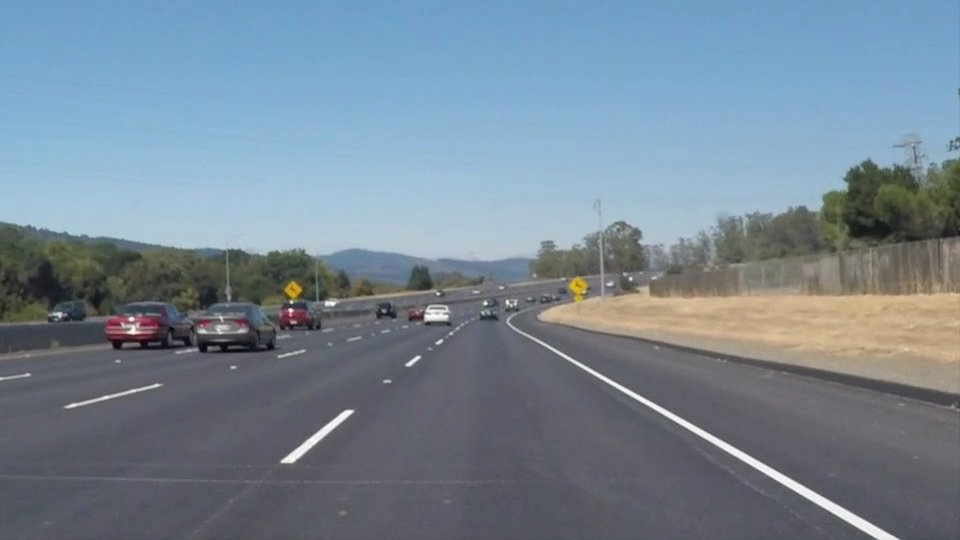
#> input picture test_images/solidWhiteCurve.jpg, 960 x 540 px, found by its file name; its folder holds only this picture in this run
$ jupyter execute --allow-errors Project1_Extrapolation.ipynb
#> lines starting #> are read from the running program, lines starting #| are printed output that depends on the picture; after the words box and inside, x2 and y2 are one past the last pixel; in counts of white or black regions, pixels touching at a corner belong together
[cell 1]
# This code uses slope based elimination method for the lines

[cell 2]
import matplotlib.pyplot as plt
import matplotlib.image as mpimg
import numpy as np
import cv2
import os
directory = 'test_images/'
os.listdir(directory)
image = mpimg.imread('test_images/solidWhiteCurve.jpg')
#> image is the input picture: shape (540, 960, 3); mean R, G, B 118.5, 134.5, 148.1
#> (the rest of this cell did not finish here and is left out)

[cell 3]
#image = cv2.imread('test_images/whiteCarLaneSwitch.jpg')
#cv2.imwrite('test_images_results/Test_gray.jpg', image)

[cell 4]
gray = cv2.cvtColor(image, cv2.COLOR_RGB2GRAY) #grayscale conversion
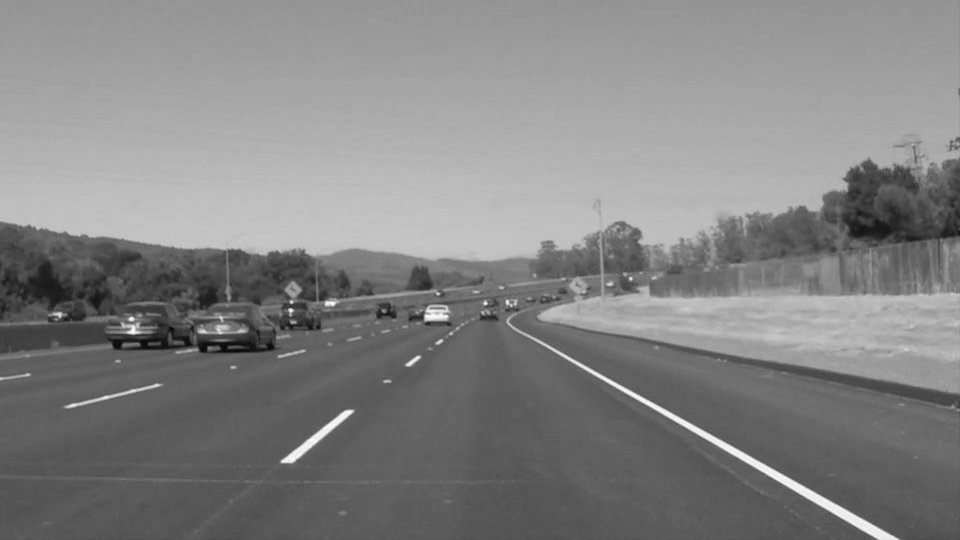
#> gray: shape (540, 960); min 5, max 255, mean 131.2
plt.imshow(gray, cmap='gray')
# Define a kernel size for Gaussian smoothing / blurring
# Note: this step is optional as cv2.Canny() applies a 5x5 Gaussian internally
kernel_size = 5
blur_gray = cv2.GaussianBlur(gray,(kernel_size, kernel_size), 0)

# Define parameters for Canny and run it
# NOTE: if you try running this code you might want to change these!
low_threshold = 50
high_threshold = 150
masked_edges = cv2.Canny(blur_gray, low_threshold, high_threshold)
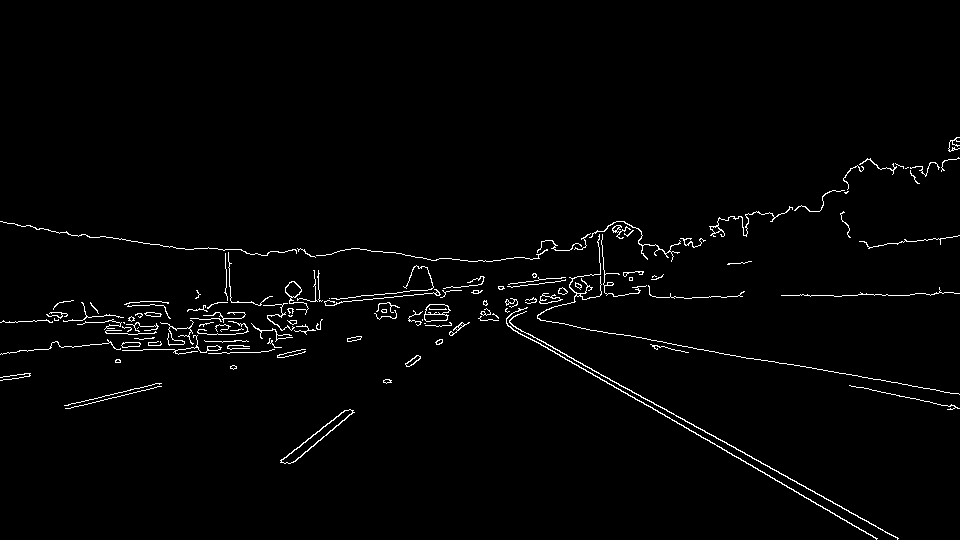
#> masked_edges: shape (540, 960); 1.7% white in thin lines or dots, all inside (x1, y1, x2, y2) = (0, 137, 960, 540)

# Next we'll create a masked edges image using cv2.fillPoly()
mask = np.zeros_like(masked_edges)
ignore_mask_color = 255

# This time we are defining a four sided polygon to mask
imshape = image.shape
#> imshape = (540, 960, 3)
vertices = np.array([[(0,imshape[0]),(490, 315), (490, 315), (imshape[1],imshape[0])]], dtype=np.int32)
cv2.fillPoly(mask, vertices, ignore_mask_color)
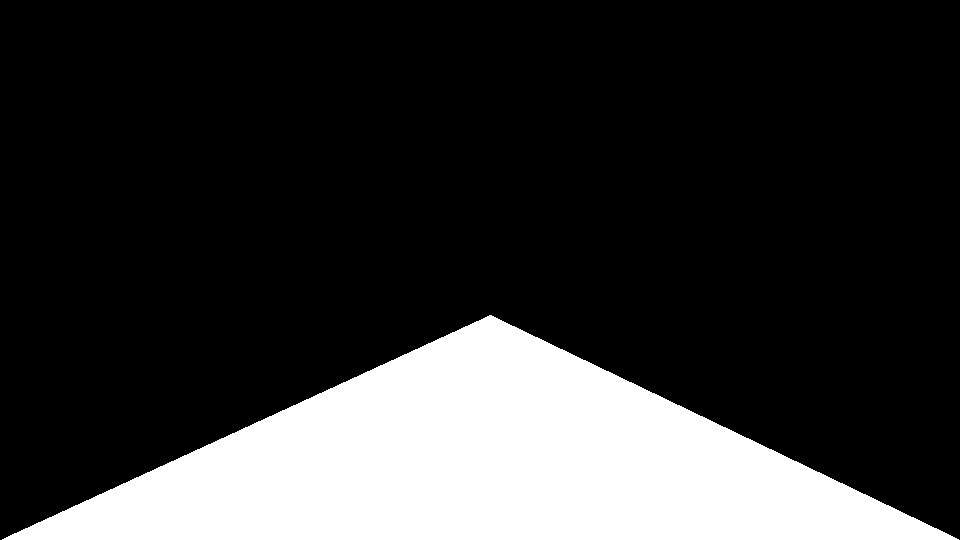
#> mask: shape (540, 960); 20.8% white; 1 white region, box (x1, y1, x2, y2) and area: (2, 315, 959, 540) 108029
masked_edges = cv2.bitwise_and(masked_edges, mask)
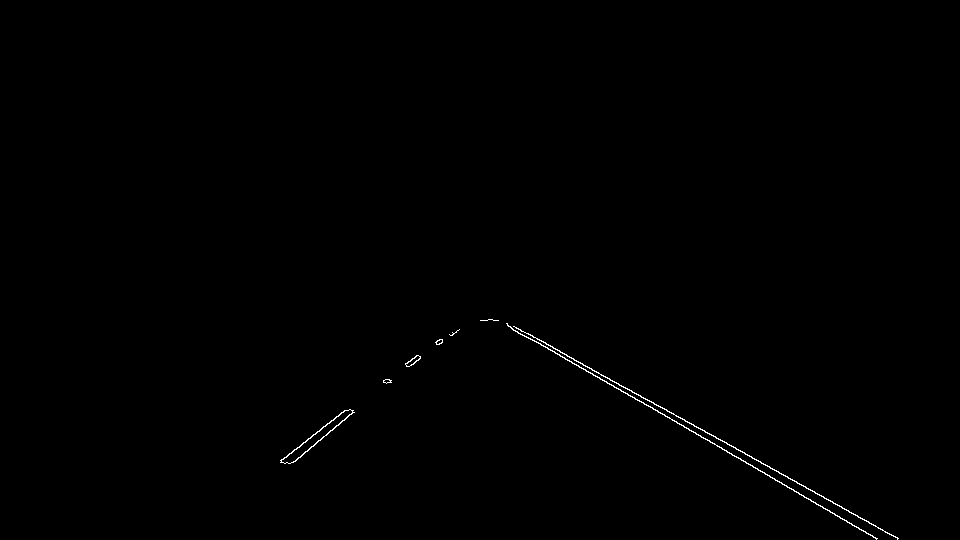
#> masked_edges: shape (540, 960); 0.3% white in thin lines or dots, all inside (x1, y1, x2, y2) = (280, 319, 899, 540)

# Display the image
plt.imshow(masked_edges, cmap='Greys_r')

[cell 5]
# Define the Hough transform parameters
# Make a blank the same size as our image to draw on
rho = 2
theta = 1*np.pi/180
threshold = 15
min_line_length = 20
max_line_gap = 25
line_image = np.copy(image)*0 #creating a blank to draw lines on
#> line_image: shape (540, 960, 3); every value is 0

# Run Hough on edge detected image
lines = cv2.HoughLinesP(masked_edges, rho, theta, threshold, np.array([]),
                            min_line_length, max_line_gap)
#> lines = 14 rows, first 6: [507, 325, 877, 538], [514, 326, 897, 538], [293, 462, 353, 412], [281, 460, 345, 410], [528, 333, 898, 538], [386, 383, 457, 330]
# Iterate over the output "lines" and draw lines on the blank
for line in lines:
    for x1,y1,x2,y2 in line:
        cv2.line(line_image,(x1,y1),(x2,y2),(0,0,0),10)
#> this loop made 14 passes
#> line on passes 1 to 12: [[507, 325, 877, 538]], [[514, 326, 897, 538]], [[293, 462, 353, 412]], [[281, 460, 345, 410]], [[528, 333, 898, 538]], [[386, 383, 457, 330]], [[538, 342, 829, 510]], [[308, 438, 344, 410]], [[405, 363, 440, 339]], [[496, 320, 524, 336]], [[383, 382, 459, 329]], [[389, 382, 454, 333]]

# Create a "color" binary image to combine with line image
color_edges = np.dstack((masked_edges, masked_edges, masked_edges))

# Draw the lines on the edge image
combo = cv2.addWeighted(color_edges, 0.8, line_image, 1, 0)
plt.imshow(combo)

[cell 6]
ResultImage = cv2.addWeighted(image, 1, line_image, 1, 0)
plt.imshow(ResultImage)
#plt.savefig('test_images_results/ResultImage.jpg')

[cell 7]
# [8 lines of commented-out code are left out]

[cell 8]
def draw_lines(img, lines, color, thickness):
#> called with lines = array of shape (14, 1, 4), thickness = 2
    for line in lines:
        for x1,y1,x2,y2 in line:
            cv2.line(line_image,(x1,y1),(x2,y2),(0,0,0),1)
    ###
    i = 0
    a = [[0] * len(lines), [0] * len(lines)]
#> a = [[0, 0, 0, 0, 0, 0, 0, 0, 0, 0, 0, 0, 0, 0], [0, 0, 0, 0, 0, 0, 0, 0, 0, 0, 0, 0, 0, 0]]
    for pltline in lines:
        for x1,y1,x2,y2 in pltline:
            plt.plot([x1, x2], [y1, y2])
            a[0][i] = ((y2-y1)/(x2-x1))
            a[1][i] = ((y2-y1)**2 + (x2-x1)**2)**(1/2)
            i = i + 1
#> this loop made 14 passes
#> after the loop, a = [[0.576, 0.554, -0.833, -0.781, 0.554, -0.746, 0.577, -0.778, -0.686, 0.571, -0.697, -0.754, -0.862, 0.576], [426.9, 437.8, 78.1, 81.22, 423, 88.6, 336, 45.61, 42.44, 32.25, 92.66, 81.4, 76.58, 38.08]]; i = 14
    ###
    aPos = [i for i in a[0] if i > 0]
#> aPos = [0.576, 0.554, 0.554, 0.577, 0.571, 0.576]
    aPosLen = [a[1][a[0].index(i)] for i in a[0] if i > 0]
#> aPosLen = [426.9, 437.8, 423, 336, 32.25, 38.08]
    aNeg = [i for i in a[0] if i <= 0]
#> aNeg = [-0.833, -0.781, -0.746, -0.778, -0.686, -0.697, -0.754, -0.862]
    aNegLen = [a[1][a[0].index(i)] for i in a[0] if i <= 0]
#> aNegLen = [78.1, 81.22, 88.6, 45.61, 42.44, 92.66, 81.4, 76.58]
    aAveAbs = sum(list(map(abs, a[0])))/len(a[0])
#> aAveAbs = 0.682
    ###
    aNegX = [i for i in aNeg if abs(abs(i)-aAveAbs)<0.2]
#> aNegX has the same summary as aNeg
    aNegLenX = [a[1][a[0].index(i)] for i in aNegX]
#> aNegLenX has the same summary as aNegLen
    AveNegRate = [(i-min(aNegLenX))/(max(aNegLenX)-min(aNegLenX)) for i in aNegLenX]
#> AveNegRate = [0.71, 0.772, 0.919, 0.0631, 0, 1, 0.776, 0.68]
    aNegXRated = [i*aNegX[AveNegRate.index(i)] for i in AveNegRate]
#> aNegXRated = [-0.592, -0.603, -0.686, -0.0491, 0, -0.697, -0.585, -0.586]
    SlopeNeg = sum(aNegXRated)/sum(AveNegRate)
#> SlopeNeg = -0.772
    #
    aPosX = [i for i in aPos if abs(abs(i)-aAveAbs)<0.2]
#> aPosX = [0.576, 0.554, 0.554, 0.577, 0.571, 0.576]
    aPosLenX = [a[1][a[0].index(i)] for i in aPosX]
#> aPosLenX = [426.9, 437.8, 423, 336, 32.25, 38.08]
    AvePosRate = [(i-min(aPosLenX))/(max(aPosLenX)-min(aPosLenX)) for i in aPosLenX]
#> AvePosRate = [0.973, 1, 0.964, 0.749, 0, 0.0144]
    aPosXRated = [i*aPosX[AvePosRate.index(i)] for i in AvePosRate]
#> aPosXRated = [0.56, 0.554, 0.534, 0.432, 0, 0.00828]
    SlopePos = sum(aPosXRated)/sum(AvePosRate)
#> SlopePos = 0.564
    ###
    NegLines = [lines[a[0].index(i)] for i in aNegX]
#> NegLines = [[[293, 462, 353, 412]], [[281, 460, 345, 410]], [[386, 383, 457, 330]], [[308, 438, 344, 410]], [[405, 363, 440, 339]], [[383, 382, 459, 329]], [[389, 382, 454, 333]], [[295, 460, 353, 410]]]
    i = 0
    xyNeg = [[0] * len(NegLines), [0] * len(NegLines), [0] * len(NegLines), [0] * len(NegLines)]
#> xyNeg = [[0, 0, 0, 0, 0, 0, 0, 0], [0, 0, 0, 0, 0, 0, 0, 0], [0, 0, 0, 0, 0, 0, 0, 0], [0, 0, 0, 0, 0, 0, 0, 0]]
    for pltline in NegLines:
        for x1,y1,x2,y2 in pltline:
            xyNeg[0][i] = x1
            xyNeg[1][i] = x2
            xyNeg[2][i] = y1
            xyNeg[3][i] = y2
            i = i + 1
#> this loop made 8 passes
#> after the loop, i = 8; xyNeg = [[293, 281, 386, 308, 405, 383, 389, 295], [353, 345, 457, 344, 440, 459, 454, 353], [462, 460, 383, 438, 363, 382, 382, 460], [412, 410, 330, 410, 339, 329, 333, 410]]
    x1Neg = sum(xyNeg[0])/len(xyNeg[0])
#> x1Neg = 342.5
    x2Neg = sum(xyNeg[1])/len(xyNeg[0])
#> x2Neg = 400.6
    y1Neg = sum(xyNeg[2])/len(xyNeg[0])
#> y1Neg = 416.2
    y2Neg = sum(xyNeg[3])/len(xyNeg[0])
#> y2Neg = 371.6
    #plt.plot([x1Neg, x2Neg],[y1Neg, y2Neg])
    #
    PosLines = [lines[a[0].index(i)] for i in aPosX]
#> PosLines = [[[507, 325, 877, 538]], [[514, 326, 897, 538]], [[528, 333, 898, 538]], [[538, 342, 829, 510]], [[496, 320, 524, 336]], [[508, 326, 541, 345]]]
    i = 0
    xyPos = [[0] * len(PosLines), [0] * len(PosLines), [0] * len(PosLines), [0] * len(PosLines)]
#> xyPos = [[0, 0, 0, 0, 0, 0], [0, 0, 0, 0, 0, 0], [0, 0, 0, 0, 0, 0], [0, 0, 0, 0, 0, 0]]
    for pltline in PosLines:
        for x1,y1,x2,y2 in pltline:
            xyPos[0][i] = x1
            xyPos[1][i] = x2
            xyPos[2][i] = y1
            xyPos[3][i] = y2
            i = i + 1
#> this loop made 6 passes
#> after the loop, i = 6; xyPos = [[507, 514, 528, 538, 496, 508], [877, 897, 898, 829, 524, 541], [325, 326, 333, 342, 320, 326], [538, 538, 538, 510, 336, 345]]
    x1Pos = sum(xyPos[0])/len(xyPos[0])
#> x1Pos = 515.2
    x2Pos = sum(xyPos[1])/len(xyPos[0])
#> x2Pos = 761
    y1Pos = sum(xyPos[2])/len(xyPos[0])
#> y1Pos = 328.7
    y2Pos = sum(xyPos[3])/len(xyPos[0])
#> y2Pos = 467.5
    #plt.plot([x1Pos, x2Pos],[y1Pos, y2Pos])
    ###
    yMax = image.shape[0]
#> yMax = 540
    XStartNeg = int(((yMax-y1Neg)/SlopeNeg)+x1Neg)
#> XStartNeg = 182
    XStartPos = int(((yMax-y1Pos)/SlopePos)+x1Pos)
#> XStartPos = 889
    inpsNeg = list(range(XStartNeg, max(xyNeg[1])))
#> inpsNeg = 277 values from 182 to 458
    youtNeg = [SlopeNeg*(i-x1Neg) + y1Neg for i in inpsNeg]
#> youtNeg = 277 values, max 540.2 at index 0, min 327.1 at index 276, mean 433.6
    inpsPos= list(range(min(xyPos[0]), XStartPos))
#> inpsPos = 393 values from 496 to 888
    youtPos = [SlopePos*(i-x1Pos) + y1Pos for i in inpsPos]
#> youtPos = 393 values from 317.8 to 539.1
    ###
    line_imagex = np.copy(image)*0
    LinesNewx = [min(inpsNeg),max(inpsNeg),max(youtNeg),min(youtNeg)]
#> LinesNewx = [182, 458, 540.2, 327.1]
    LinesNewx = [int(i) for i in LinesNewx]
#> LinesNewx = [182, 458, 540, 327]
    cv2.line(line_imagex,(LinesNewx[0],LinesNewx[2]),(LinesNewx[1],LinesNewx[3]),color,thickness)
    LinesNewx = [min(inpsPos),max(inpsPos),min(youtPos),max(youtPos)]
#> LinesNewx = [496, 888, 317.8, 539.1]
    LinesNewx = [int(i) for i in LinesNewx]
#> LinesNewx = [496, 888, 317, 539]
    cv2.line(line_imagex,(LinesNewx[0],LinesNewx[2]),(LinesNewx[1],LinesNewx[3]),color,thickness)
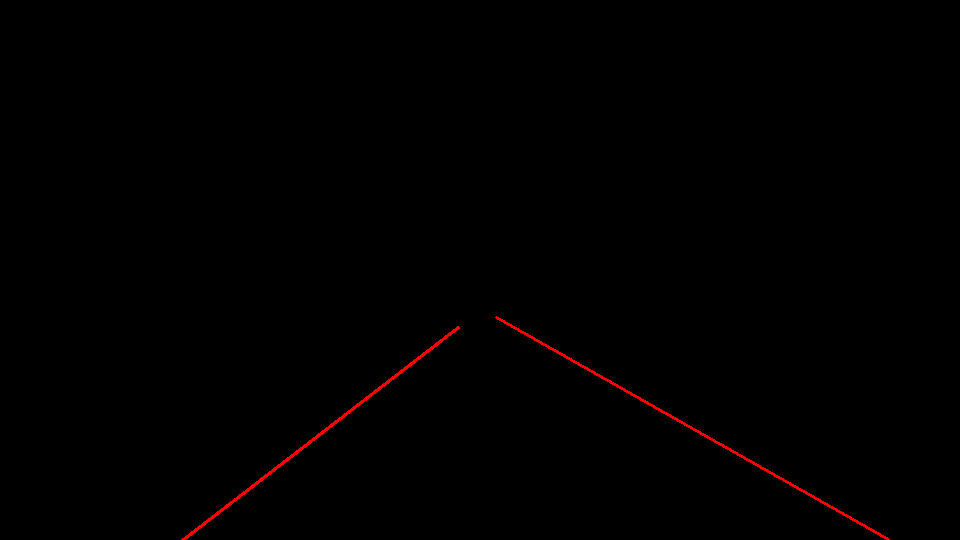
#> line_imagex: shape (540, 960, 3); mean R, G, B 1.2, 0, 0
    ###
    return line_imagex

[cell 9]
linesx = draw_lines(image, lines, [255, 0, 0], 2)
# Create a "color" binary image to combine with line image
color_edges = np.dstack((masked_edges, masked_edges, masked_edges))

# Draw the lines on the edge image
combox = cv2.addWeighted(color_edges, 0.8, linesx, 1, 0)
plt.imshow(combox)
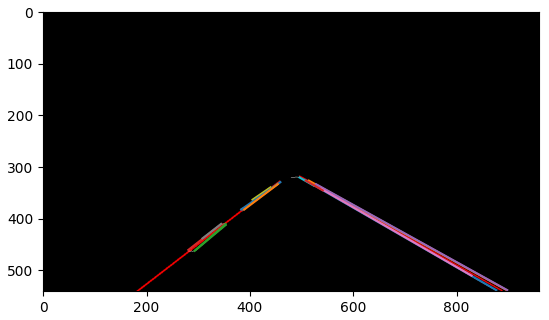
#> figure drawn by matplotlib, 1 panel

[cell 10]
i = 0
a = [[0] * len(lines), [0] * len(lines)]
#> a = [[0, 0, 0, 0, 0, 0, 0, 0, 0, 0, 0, 0, 0, 0], [0, 0, 0, 0, 0, 0, 0, 0, 0, 0, 0, 0, 0, 0]]
for pltline in lines:
    for x1,y1,x2,y2 in pltline:
        plt.plot([x1, x2], [y1, y2])
        a[0][i] = ((y2-y1)/(x2-x1))
        a[1][i] = ((y2-y1)**2 + (x2-x1)**2)**(1/2)
        i = i + 1
#> after the loop, a = [[0.576, 0.554, -0.833, -0.781, 0.554, -0.746, 0.577, -0.778, -0.686, 0.571, -0.697, -0.754, -0.862, 0.576], [426.9, 437.8, 78.1, 81.22, 423, 88.6, 336, 45.61, 42.44, 32.25, 92.66, 81.4, 76.58, 38.08]]; i = 14
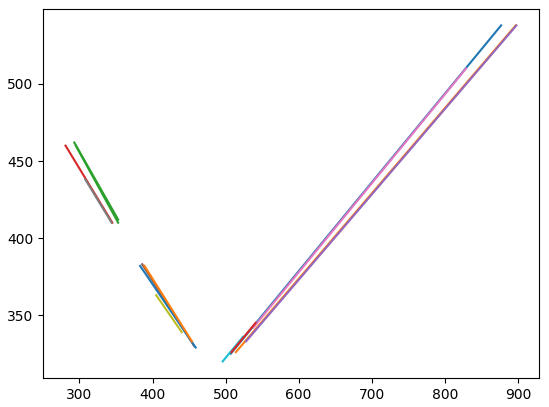
#> figure drawn by matplotlib, 1 panel

[cell 11]
aPos = [i for i in a[0] if i > 0]
#> aPos = [0.576, 0.554, 0.554, 0.577, 0.571, 0.576]
aPosLen = [a[1][a[0].index(i)] for i in a[0] if i > 0]
#> aPosLen = [426.9, 437.8, 423, 336, 32.25, 38.08]
aNeg = [i for i in a[0] if i <= 0]
aNegLen = [a[1][a[0].index(i)] for i in a[0] if i <= 0]
aAveAbs = sum(list(map(abs, a[0])))/len(a[0])
#print(aAveAbs)
#print("lengths: ",len(a[0]) , len(aX))

[cell 12]
aNegX = [i for i in aNeg if abs(abs(i)-aAveAbs)<0.2]
aNegLenX = [a[1][a[0].index(i)] for i in aNegX]
AveNegRate = [(i-min(aNegLenX))/(max(aNegLenX)-min(aNegLenX)) for i in aNegLenX]
aNegXRated = [i*aNegX[AveNegRate.index(i)] for i in AveNegRate]
SlopeNeg = sum(aNegXRated)/sum(AveNegRate)
#
aPosX = [i for i in aPos if abs(abs(i)-aAveAbs)<0.2]
aPosLenX = [a[1][a[0].index(i)] for i in aPosX]
AvePosRate = [(i-min(aPosLenX))/(max(aPosLenX)-min(aPosLenX)) for i in aPosLenX]
aPosXRated = [i*aPosX[AvePosRate.index(i)] for i in AvePosRate]
#> aPosXRated = [0.56, 0.554, 0.534, 0.432, 0, 0.00828]
SlopePos = sum(aPosXRated)/sum(AvePosRate)
#
#print(SlopeNeg)
#print(SlopePos)

[cell 13]
NegLines = [lines[a[0].index(i)] for i in aNegX]
i = 0
xyNeg = [[0] * len(NegLines), [0] * len(NegLines), [0] * len(NegLines), [0] * len(NegLines)]
#> xyNeg = [[0, 0, 0, 0, 0, 0, 0, 0], [0, 0, 0, 0, 0, 0, 0, 0], [0, 0, 0, 0, 0, 0, 0, 0], [0, 0, 0, 0, 0, 0, 0, 0]]
for pltline in NegLines:
    for x1,y1,x2,y2 in pltline:
        xyNeg[0][i] = x1
        xyNeg[1][i] = x2
        xyNeg[2][i] = y1
        xyNeg[3][i] = y2
        i = i + 1
#> after the loop, i = 8; xyNeg = [[293, 281, 386, 308, 405, 383, 389, 295], [353, 345, 457, 344, 440, 459, 454, 353], [462, 460, 383, 438, 363, 382, 382, 460], [412, 410, 330, 410, 339, 329, 333, 410]]
x1Neg = sum(xyNeg[0])/len(xyNeg[0])
x2Neg = sum(xyNeg[1])/len(xyNeg[0])
#> x2Neg = 400.6
y1Neg = sum(xyNeg[2])/len(xyNeg[0])
y2Neg = sum(xyNeg[3])/len(xyNeg[0])
#> y2Neg = 371.6
#plt.plot([x1Neg, x2Neg],[y1Neg, y2Neg])
#
PosLines = [lines[a[0].index(i)] for i in aPosX]
i = 0
xyPos = [[0] * len(PosLines), [0] * len(PosLines), [0] * len(PosLines), [0] * len(PosLines)]
#> xyPos = [[0, 0, 0, 0, 0, 0], [0, 0, 0, 0, 0, 0], [0, 0, 0, 0, 0, 0], [0, 0, 0, 0, 0, 0]]
for pltline in PosLines:
    for x1,y1,x2,y2 in pltline:
        xyPos[0][i] = x1
        xyPos[1][i] = x2
        xyPos[2][i] = y1
        xyPos[3][i] = y2
        i = i + 1
#> after the loop, i = 6; xyPos = [[507, 514, 528, 538, 496, 508], [877, 897, 898, 829, 524, 541], [325, 326, 333, 342, 320, 326], [538, 538, 538, 510, 336, 345]]
x1Pos = sum(xyPos[0])/len(xyPos[0])
x2Pos = sum(xyPos[1])/len(xyPos[0])
#> x2Pos = 761
y1Pos = sum(xyPos[2])/len(xyPos[0])
y2Pos = sum(xyPos[3])/len(xyPos[0])
#> y2Pos = 467.5
#plt.plot([x1Pos, x2Pos],[y1Pos, y2Pos])

[cell 14]
inpsNeg = list(range(min(xyNeg[0]), max(xyNeg[1])))
#> inpsNeg = 178 values from 281 to 458
youtNeg = [SlopeNeg*(i-x1Neg) + y1Neg for i in inpsNeg]
#> youtNeg = 178 values, max 463.7 at index 0, min 327.1 at index 177, mean 395.4
inpsPos= list(range(min(xyPos[0]), max(xyPos[1])))
#> inpsPos = 402 values from 496 to 897
youtPos = [SlopePos*(i-x1Pos) + y1Pos for i in inpsPos]
#> youtPos = 402 values from 317.8 to 544.2
#plt.plot(inpsNeg,youtNeg)
#plt.plot(inpsPos,youtPos)

[cell 15]
yMax = image.shape[0]
XStartNeg = int(((yMax-y1Neg)/SlopeNeg)+x1Neg)
#> XStartNeg = 182
XStartPos = int(((yMax-y1Pos)/SlopePos)+x1Pos)
#> XStartPos = 889
inpsNeg = list(range(XStartNeg, max(xyNeg[1])))
youtNeg = [SlopeNeg*(i-x1Neg) + y1Neg for i in inpsNeg]
#> youtNeg = 277 values, max 540.2 at index 0, min 327.1 at index 276, mean 433.6
inpsPos= list(range(min(xyPos[0]), XStartPos))
youtPos = [SlopePos*(i-x1Pos) + y1Pos for i in inpsPos]
#> youtPos = 393 values from 317.8 to 539.1

[cell 16]
line_imagex = np.copy(image)*0
LinesNewx = [min(inpsNeg),max(inpsNeg),max(youtNeg),min(youtNeg)]
#> LinesNewx = [182, 458, 540.2, 327.1]
LinesNewx = [int(i) for i in LinesNewx]
#> LinesNewx = [182, 458, 540, 327]
cv2.line(line_imagex,(LinesNewx[0],LinesNewx[2]),(LinesNewx[1],LinesNewx[3]),(255,0,0),10)
LinesNewx = [min(inpsPos),max(inpsPos),min(youtPos),max(youtPos)]
#> LinesNewx = [496, 888, 317.8, 539.1]
LinesNewx = [int(i) for i in LinesNewx]
#> LinesNewx = [496, 888, 317, 539]
cv2.line(line_imagex,(LinesNewx[0],LinesNewx[2]),(LinesNewx[1],LinesNewx[3]),(255,0,0),10)
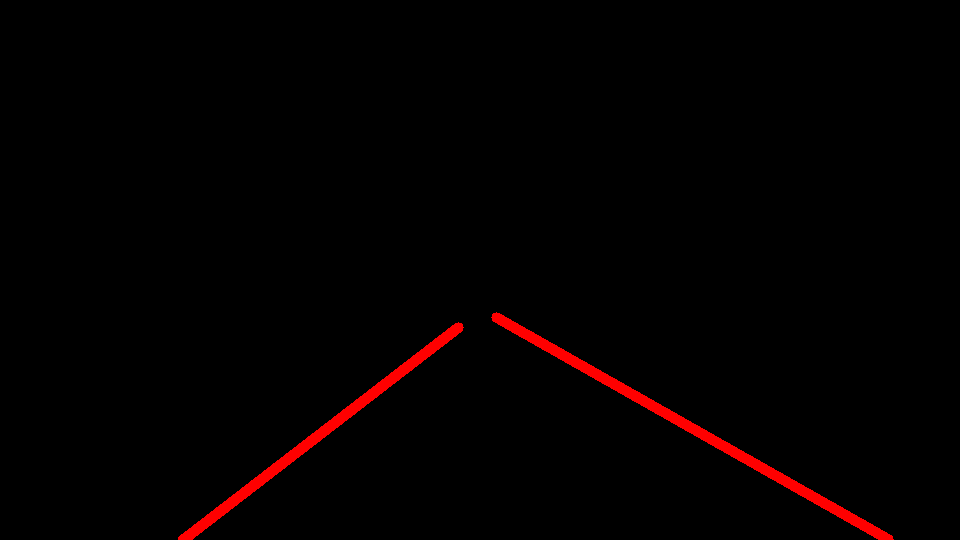
#> line_imagex: shape (540, 960, 3); mean R, G, B 4.2, 0, 0
plt.imshow(line_imagex)

[cell 17]
combox = cv2.addWeighted(color_edges, 0.8, line_imagex, 1, 0)
plt.imshow(combox)
ResultImage = cv2.addWeighted(image, 1, line_imagex, 1, 0)
plt.imshow(ResultImage)
